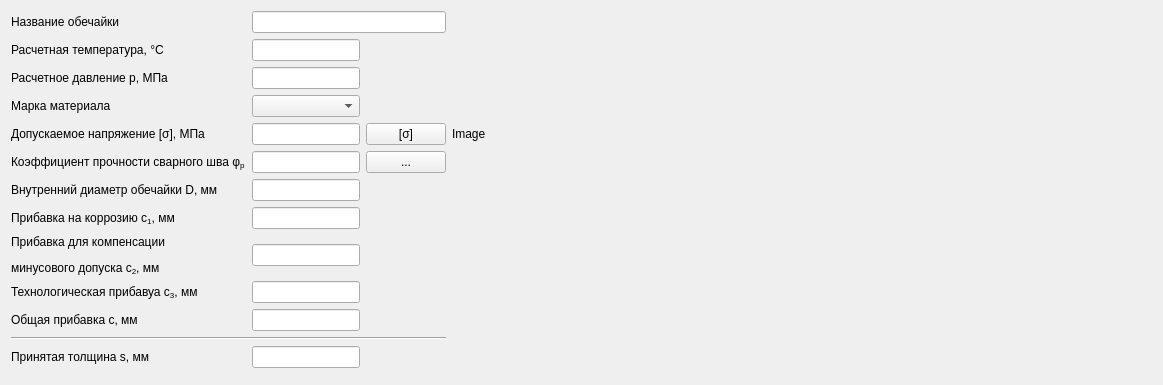
    <widget class="QWidget" name="tab_elvn">
     <attribute name="title">
      <string>Эллептическое днище (внутреннее)</string>
     </attribute>
     <layout class="QGridLayout" name="gridLayout" columnminimumwidth="0,0,0,700">
      <item row="7" column="1">
       <widget class="QLineEdit" name="dia_le">
        <property name="tabletTracking">
         <bool>true</bool>
        </property>
        <property name="inputMask">
         <string/>
        </property>
       </widget>
      </item>
      <item row="3" column="0">
       <widget class="QLabel" name="label_37">
        <property name="text">
         <string>Расчетное давление p, МПа</string>
        </property>
       </widget>
      </item>
      <item row="5" column="0">
       <widget class="QLabel" name="label_12">
        <property name="text">
         <string>Допускаемое напряжение [σ], МПа</string>
        </property>
       </widget>
      </item>
      <item row="5" column="1">
       <widget class="QLineEdit" name="sigma_leev">
        <property name="enabled">
         <bool>true</bool>
        </property>
        <property name="readOnly">
         <bool>true</bool>
        </property>
       </widget>
      </item>
      <item row="1" column="0">
       <widget class="QLabel" name="l_name_2">
        <property name="text">
         <string>Название обечайки</string>
        </property>
       </widget>
      </item>
      <item row="13" column="1">
       <widget class="QLineEdit" name="s_leev"/>
      </item>
      <item row="5" column="2">
       <widget class="QPushButton" name="pbGetSigmaev">
        <property name="minimumSize">
         <size>
          <width>50</width>
          <height>0</height>
         </size>
        </property>
        <property name="text">
         <string>[σ]</string>
        </property>
       </widget>
      </item>
      <item row="6" column="0">
       <widget class="QLabel" name="label_38">
        <property name="text">
         <string>&lt;html&gt;&lt;head/&gt;&lt;body&gt;&lt;p&gt;Коэффициент прочности сварного шва φ&lt;span style=&quot; vertical-align:sub;&quot;&gt;p&lt;/span&gt;&lt;/p&gt;&lt;/body&gt;&lt;/html&gt;</string>
        </property>
       </widget>
      </item>
      <item row="2" column="0">
       <widget class="QLabel" name="label_36">
        <property name="text">
         <string>&lt;html&gt;&lt;head/&gt;&lt;body&gt;&lt;p&gt;Расчетная температура, °С&lt;/p&gt;&lt;/body&gt;&lt;/html&gt;</string>
        </property>
       </widget>
      </item>
      <item row="4" column="1">
       <widget class="QComboBox" name="steel_cbev"/>
      </item>
      <item row="10" column="1">
       <widget class="QLineEdit" name="c3_leev">
        <property name="tabletTracking">
         <bool>true</bool>
        </property>
       </widget>
      </item>
      <item row="4" column="0">
       <widget class="QLabel" name="l_steel_2">
        <property name="text">
         <string>Марка материала</string>
        </property>
       </widget>
      </item>
      <item row="11" column="0">
       <widget class="QLabel" name="label_43">
        <property name="text">
         <string>Общая прибавка с, мм</string>
        </property>
       </widget>
      </item>
      <item row="2" column="1">
       <widget class="QLineEdit" name="temp_leev">
        <property name="tabletTracking">
         <bool>true</bool>
        </property>
        <property name="inputMask">
         <string/>
        </property>
        <property name="text">
         <string/>
        </property>
       </widget>
      </item>
      <item row="6" column="1">
       <widget class="QLineEdit" name="fi_leev">
        <property name="tabletTracking">
         <bool>true</bool>
        </property>
        <property name="inputMask">
         <string/>
        </property>
       </widget>
      </item>
      <item row="9" column="1">
       <widget class="QLineEdit" name="c2_leev">
        <property name="tabletTracking">
         <bool>true</bool>
        </property>
       </widget>
      </item>
      <item row="3" column="1">
       <widget class="QLineEdit" name="press_leev">
        <property name="tabletTracking">
         <bool>true</bool>
        </property>
        <property name="inputMask">
         <string/>
        </property>
        <property name="text">
         <string/>
        </property>
       </widget>
      </item>
      <item row="7" column="0">
       <widget class="QLabel" name="label_39">
        <property name="text">
         <string>Внутренний диаметр обечайки D, мм</string>
        </property>
       </widget>
      </item>
      <item row="6" column="2">
       <widget class="QPushButton" name="pushButton_2ev">
        <property name="minimumSize">
         <size>
          <width>50</width>
          <height>0</height>
         </size>
        </property>
        <property name="text">
         <string>...</string>
        </property>
       </widget>
      </item>
      <item row="11" column="1">
       <widget class="QLineEdit" name="c_leev">
        <property name="tabletTracking">
         <bool>true</bool>
        </property>
       </widget>
      </item>
      <item row="8" column="1">
       <widget class="QLineEdit" name="c1_leev">
        <property name="tabletTracking">
         <bool>true</bool>
        </property>
        <property name="inputMask">
         <string/>
        </property>
       </widget>
      </item>
      <item row="10" column="0">
       <widget class="QLabel" name="label_42">
        <property name="text">
         <string>&lt;html&gt;&lt;head/&gt;&lt;body&gt;&lt;p&gt;Технологическая прибавуа c&lt;span style=&quot; vertical-align:sub;&quot;&gt;3&lt;/span&gt;, мм&lt;/p&gt;&lt;/body&gt;&lt;/html&gt;</string>
        </property>
       </widget>
      </item>
      <item row="8" column="0">
       <widget class="QLabel" name="label_40">
        <property name="text">
         <string>&lt;html&gt;&lt;head/&gt;&lt;body&gt;&lt;p&gt;Прибавка на коррозию c&lt;span style=&quot; vertical-align:sub;&quot;&gt;1&lt;/span&gt;, мм&lt;/p&gt;&lt;/body&gt;&lt;/html&gt;</string>
        </property>
       </widget>
      </item>
      <item row="12" column="0" colspan="3">
       <widget class="Line" name="line_4">
        <property name="orientation">
         <enum>Qt::Horizontal</enum>
        </property>
       </widget>
      </item>
      <item row="9" column="0">
       <widget class="QLabel" name="label_41">
        <property name="text">
         <string>&lt;html&gt;&lt;head/&gt;&lt;body&gt;&lt;p&gt;Прибавка для компенсации&lt;/p&gt;&lt;p&gt;минусового допуска c&lt;span style=&quot; vertical-align:sub;&quot;&gt;2&lt;/span&gt;, мм&lt;/p&gt;&lt;/body&gt;&lt;/html&gt;</string>
        </property>
       </widget>
      </item>
      <item row="13" column="0">
       <widget class="QLabel" name="label_11">
        <property name="text">
         <string>Принятая толщина s, мм</string>
        </property>
       </widget>
      </item>
      <item row="14" column="0" colspan="3">
       <widget class="QFrame" name="frame_4">
        <property name="frameShape">
         <enum>QFrame::StyledPanel</enum>
        </property>
        <property name="frameShadow">
         <enum>QFrame::Raised</enum>
        </property>
        <widget class="QPushButton" name="pbCalcev">
         <property name="geometry">
          <rect>
           <x>10</x>
           <y>110</y>
           <width>110</width>
           <height>34</height>
          </rect>
         </property>
         <property name="text">
          <string>Расчет</string>
         </property>
        </widget>
        <widget class="QPushButton" name="pbPredev">
         <property name="geometry">
          <rect>
           <x>10</x>
           <y>60</y>
           <width>110</width>
           <height>34</height>
          </rect>
         </property>
         <property name="text">
          <string>Предварительный 
 расчет</string>
         </property>
        </widget>
        <widget class="QLabel" name="press_d_lev">
         <property name="geometry">
          <rect>
           <x>150</x>
           <y>110</y>
           <width>47</width>
           <height>13</height>
          </rect>
         </property>
         <property name="text">
          <string>p</string>
         </property>
        </widget>
        <widget class="QLabel" name="s_calc_lev">
         <property name="geometry">
          <rect>
           <x>150</x>
           <y>80</y>
           <width>47</width>
           <height>13</height>
          </rect>
         </property>
         <property name="text">
          <string>s</string>
         </property>
        </widget>
       </widget>
      </item>
      <item row="5" column="3">
       <widget class="QLabel" name="label_35">
        <property name="text">
         <string>&lt;html&gt;&lt;head/&gt;&lt;body&gt;&lt;p&gt;Image&lt;/p&gt;&lt;/body&gt;&lt;/html&gt;</string>
        </property>
       </widget>
      </item>
      <item row="1" column="1" colspan="2">
       <widget class="QLineEdit" name="name_leev">
        <property name="tabletTracking">
         <bool>true</bool>
        </property>
       </widget>
      </item>
     </layout>
    </widget>
